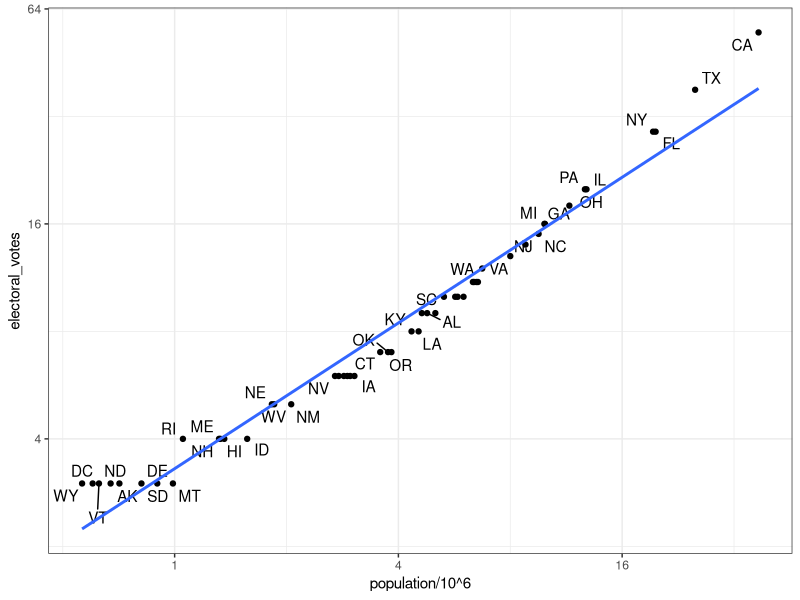

This figure's R source:
# import US murders data
library(tidyverse)
library(ggrepel)
library(dslabs)
ds_theme_set()
data(murders)
head(murders)

# import US election results data
data(polls_us_election_2016)
head(results_us_election_2016)
identical(results_us_election_2016$state, murders$state)

# join the murders table and US election results table
tab <- left_join(murders, results_us_election_2016, by = "state")
head(tab)

# plot electoral votes versus population
tab %>% ggplot(aes(population/10^6, electoral_votes, label = abb)) +
  geom_point() + #plot points
  geom_text_repel() +  #plot text
  scale_x_continuous(trans = "log2") + #scale
  scale_y_continuous(trans = "log2") + #scale
  geom_smooth(method = "lm", se = FALSE) #show tendency 

# make two smaller tables to demonstrate joins
tab1 <- slice(murders, 1:6) %>% select(state, population)
tab1
tab2 <- slice(results_us_election_2016, c(1:3, 5, 7:8)) %>% select(state, electoral_votes)
tab2

# experiment with different joins
# maybe the best in this case is full_join()
full_join(tab1,tab2)
left_join(tab1, tab2)
tab1 %>% left_join(tab2)
tab1 %>% right_join(tab2)
inner_join(tab1, tab2)
semi_join(tab1, tab2)
anti_join(tab1, tab2)

# Binding tables
#short example
bind_cols(a = 1:3, b = 4:6)

# extract 3 tables with different columns and binding them together using bind_cols
tab1 <- tab[, 1:3]
tab2 <- tab[, 4:6]
tab3 <- tab[, 7:9]
new_tab <- bind_cols(tab1, tab2, tab3)
head(new_tab)

# same with rows
tab1 <- tab[1:2,]
tab2 <- tab[3:4,]
bind_rows(tab1, tab2)
